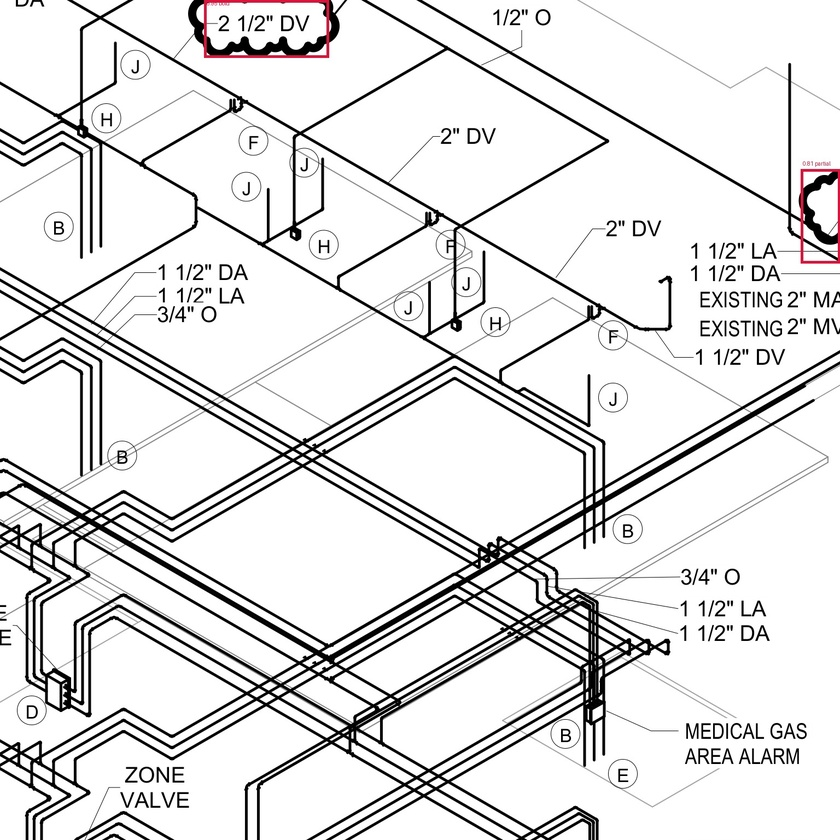
#> input picture CloudHammer/data/api_cloud_review/260219_-_VA_Biloxi_Rev_4_Plumbing_1_bed93137_p0004_m091.jpg, 840 x 840 px, shrunk from 1536 x 1536 before the run
$ python -i mask_lines.py   (imports and definitions only)
#> lines starting #> are read from the running program, lines starting #| are printed output that depends on the picture; after the words box and inside, x2 and y2 are one past the last pixel; in counts of white or black regions, pixels touching at a corner belong together
"""Stage 2: mask long straight lines via morphological extraction.

Cloud scallops are arcs all the way around — there's no straight run longer
than a couple of pixels between adjacent scallops. So we can aggressively
mask any long straight horizontal/vertical line without touching cloud
geometry.

We use morphological erosion with long horizontal and vertical kernels.
Pixels that survive a horizontal-kernel erosion belong to a horizontal line
of at least kernel-length pixels; same logic for vertical. This is O(image)
instead of Hough's O(thousands_of_segments_squared) and gives us a clean
binary mask of "structural framework" without ever enumerating segments.

Diagonal walls/lines aren't covered by this v1 — most architectural
framework is axis-aligned, and diagonals are also less likely to confuse
the cloud scallop detector (scallops aren't diagonal). We can add a
rotated-kernel pass later if needed.
"""
from __future__ import annotations

import cv2
import numpy as np

# Tunables (300 DPI baseline). Lines shorter than these get IGNORED — survive into the next stage.
MIN_LINE_LEN_INDEX = 60        # px; shorter is fine, index has lots of small lines
MIN_LINE_LEN_DRAWING = 80      # px; drawings have more structure, slightly longer floor
MIN_LINE_LEN_LONG = 250        # px; "very long" lines (borders, section dividers) always masked
DILATE_LINE_MASK = 2           # px; expand the structural mask slightly so we kill anti-aliasing fringe
CLOSE_AFTER_KERNEL = 3         # px; bridge tiny cloud-arc gaps where a line was crossed


def _extract_axis_lines(binary: np.ndarray, min_length: int, axis: str) -> np.ndarray:
    """Return a binary mask of pixels belonging to axis-aligned lines >= min_length.

    `binary` is an inverted binary (foreground/ink = white).
    `axis` is 'h' or 'v'.
    """
    if axis == "h":
        kernel = cv2.getStructuringElement(cv2.MORPH_RECT, (min_length, 1))
    elif axis == "v":
        kernel = cv2.getStructuringElement(cv2.MORPH_RECT, (1, min_length))
    else:
        raise ValueError(f"axis must be 'h' or 'v', got {axis!r}")

    eroded = cv2.erode(binary, kernel, iterations=1)
    # dilate back up to recover full line thickness
    dilated = cv2.dilate(eroded, kernel, iterations=1)
    return dilated


def mask_lines(
    gray: np.ndarray,
    page_kind: str = "drawing",
) -> tuple[np.ndarray, np.ndarray, dict]:
    """Mask long horizontal/vertical lines on `gray`. Returns (cleaned_gray, line_mask, stats).

    `line_mask` is the binary mask of pixels we removed (useful for overlays).
    `stats` is a small dict with diagnostics.
    """
#> called with page_kind = 'drawing'
    _, binary = cv2.threshold(gray, 200, 255, cv2.THRESH_BINARY_INV)
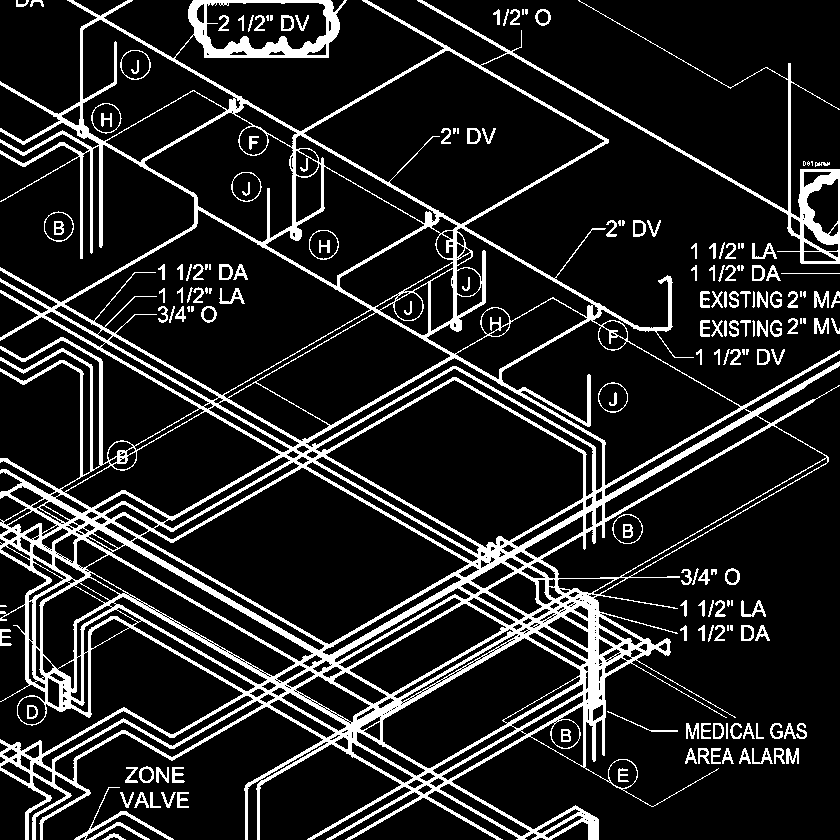
#> binary: shape (840, 840); 13.8% white; 175 white regions (32 under 20 px), largest, box (x1, y1, x2, y2) and area: (0, 0, 840, 840) 84955, (74, 787, 174, 840) 451, (87, 822, 150, 840) 223

    min_len = MIN_LINE_LEN_INDEX if page_kind == "index" else MIN_LINE_LEN_DRAWING

    h_lines = _extract_axis_lines(binary, min_len, "h")
    v_lines = _extract_axis_lines(binary, min_len, "v")
#> call 2 of _extract_axis_lines, with min_length = 80, axis = 'v'
#> in _extract_axis_lines (call 2), `dilated = cv2.dilate(eroded, kernel, iterations=1)`:
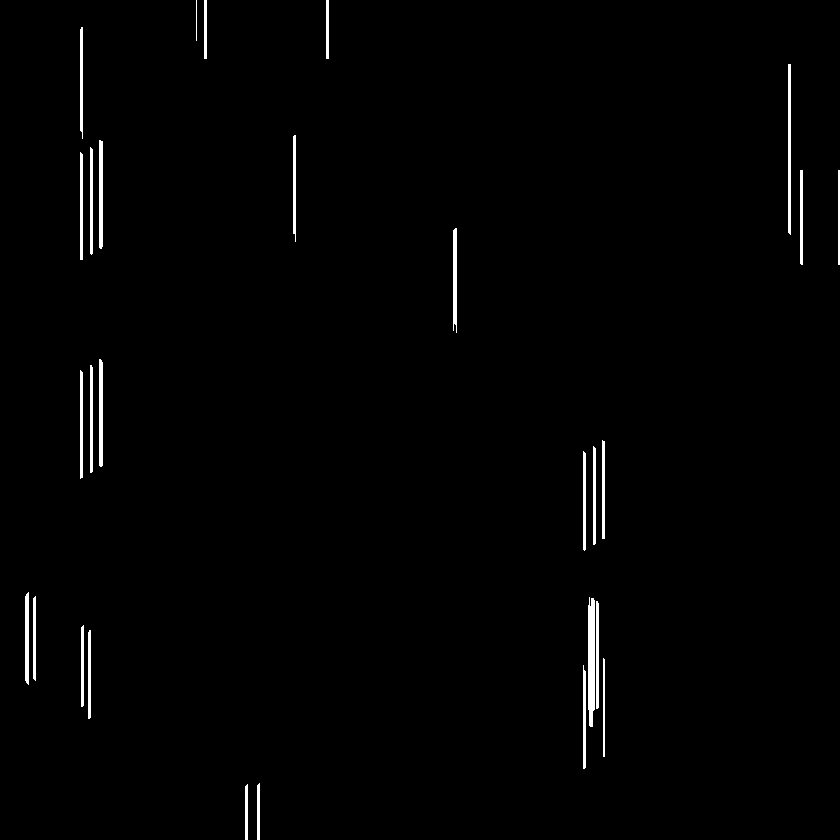
#> dilated: shape (840, 840); 1.2% white; 28 white regions, largest, box (x1, y1, x2, y2) and area: (588, 597, 595, 727) 836, (788, 64, 791, 235) 510, (99, 140, 103, 249) 431
    long_h = _extract_axis_lines(binary, MIN_LINE_LEN_LONG, "h")
    long_v = _extract_axis_lines(binary, MIN_LINE_LEN_LONG, "v")
    line_mask = cv2.bitwise_or(cv2.bitwise_or(h_lines, v_lines), cv2.bitwise_or(long_h, long_v))
#> line_mask: shape (840, 840); 1.4% white; 27 white regions, largest, box (x1, y1, x2, y2) and area: (193, 0, 334, 59) 1382, (588, 597, 595, 727) 836, (778, 170, 840, 265) 531

    if DILATE_LINE_MASK > 0:
        kernel = cv2.getStructuringElement(cv2.MORPH_RECT, (DILATE_LINE_MASK * 2 + 1,) * 2)
        line_mask = cv2.dilate(line_mask, kernel, iterations=1)
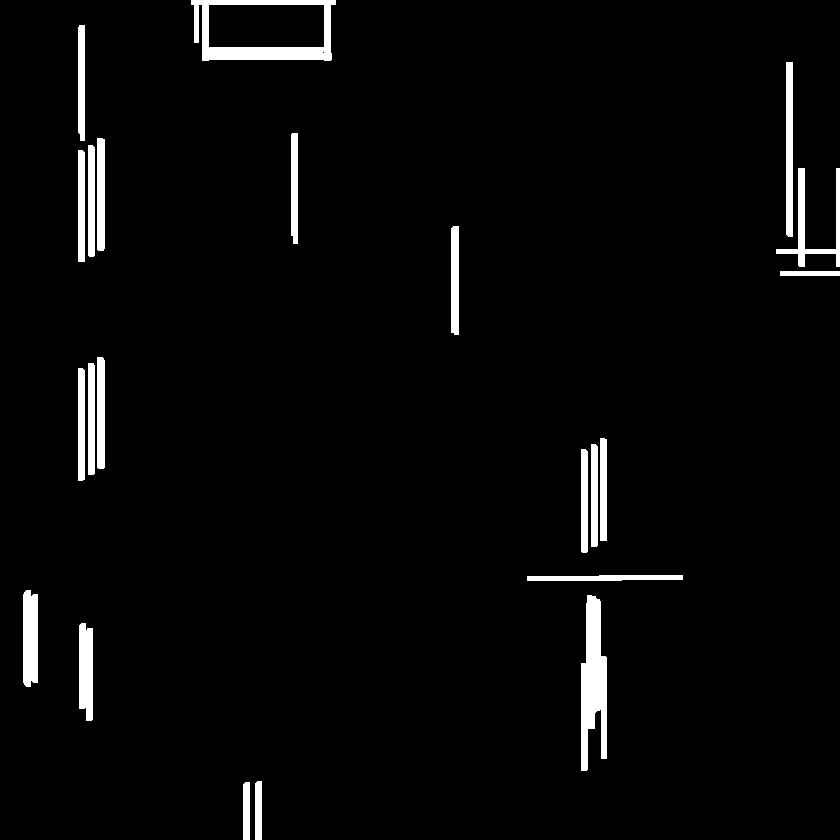
#> line_mask: shape (840, 840); 3.2% white; 22 white regions, largest, box (x1, y1, x2, y2) and area: (191, 0, 336, 61) 3200, (581, 595, 607, 771) 3111, (23, 590, 38, 687) 1379

    cleaned = gray.copy()
    cleaned[line_mask > 0] = 255
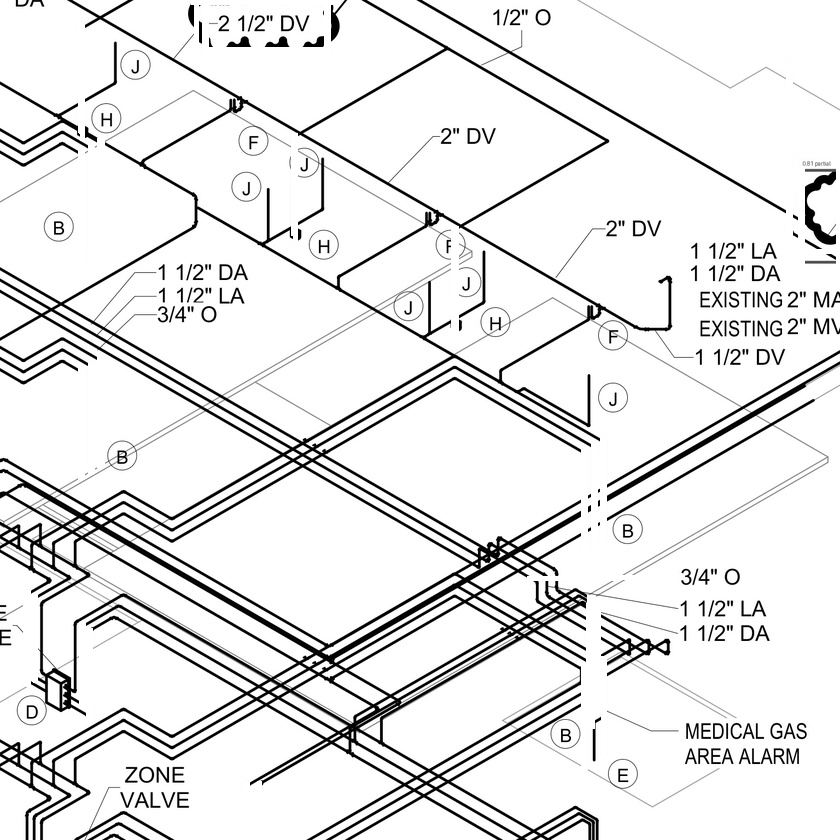
#> cleaned: shape (840, 840); min 0, max 255, mean 230.6

    if CLOSE_AFTER_KERNEL > 0:
        # Bridge tiny gaps in cloud arcs where a structural line crossed them.
        binary_after = cv2.threshold(cleaned, 200, 255, cv2.THRESH_BINARY_INV)[1]
#> binary_after: shape (840, 840); 12% white; 227 white regions (52 under 20 px), largest, box (x1, y1, x2, y2) and area: (0, 0, 840, 840) 64673, (601, 612, 736, 718) 1440, (805, 169, 836, 245) 941
        kernel = cv2.getStructuringElement(cv2.MORPH_RECT, (CLOSE_AFTER_KERNEL,) * 2)
        closed = cv2.morphologyEx(binary_after, cv2.MORPH_CLOSE, kernel, iterations=1)
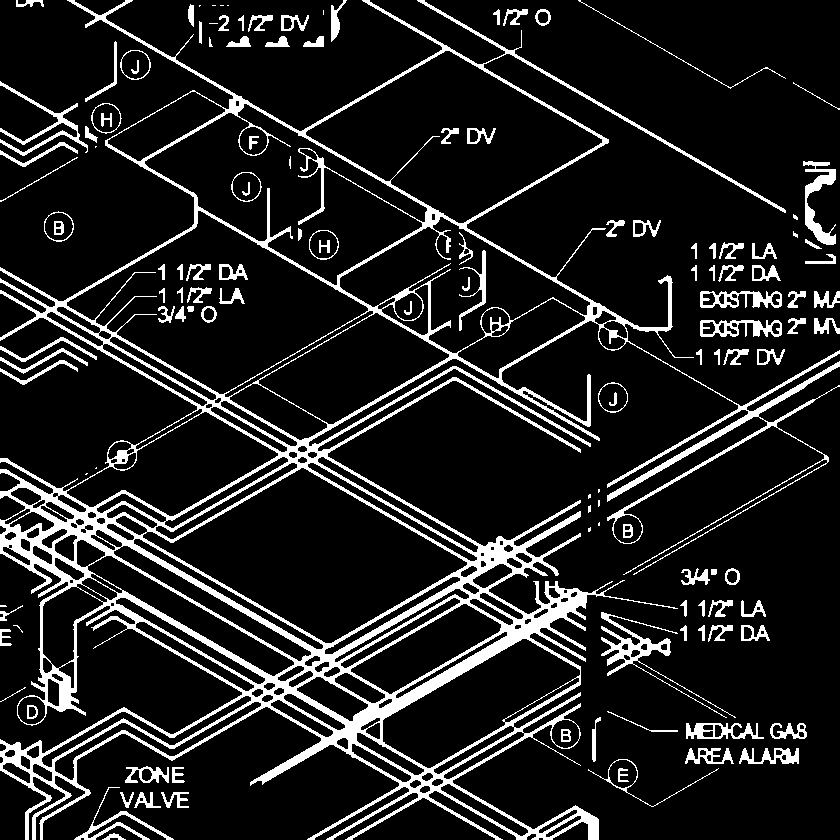
#> closed: shape (840, 840); 12.6% white; 134 white regions (18 under 20 px), largest, box (x1, y1, x2, y2) and area: (0, 0, 840, 840) 67851, (601, 612, 736, 718) 1524, (803, 161, 836, 245) 1056
        cleaned = 255 - closed

    coverage_pct = float(np.mean(line_mask > 0)) * 100.0
#> coverage_pct = 3.25
    stats = {
        "page_kind": page_kind,
        "min_line_length": int(min_len),
        "min_long_length": int(MIN_LINE_LEN_LONG),
        "line_mask_coverage_pct": coverage_pct,
    }
#> stats = {'page_kind': 'drawing', 'min_line_length': 80, 'min_long_length': 250, 'line_mask_coverage_pct': 3.25}
    return cleaned, line_mask, stats


# [9 lines left out: function overlay_line_mask, not called in this run]

>>> import cv2
>>> picture = cv2.imread('../../../CloudHammer/data/api_cloud_review/260219_-_VA_Biloxi_Rev_4_Plumbing_1_bed93137_p0004_m091.jpg', cv2.IMREAD_GRAYSCALE)
>>> result = mask_lines(picture)

$ run again, on CloudHammer/data/api_cloud_review/260313_-_VA_Biloxi_Rev_3_ff19da68_p0182_m008.jpg
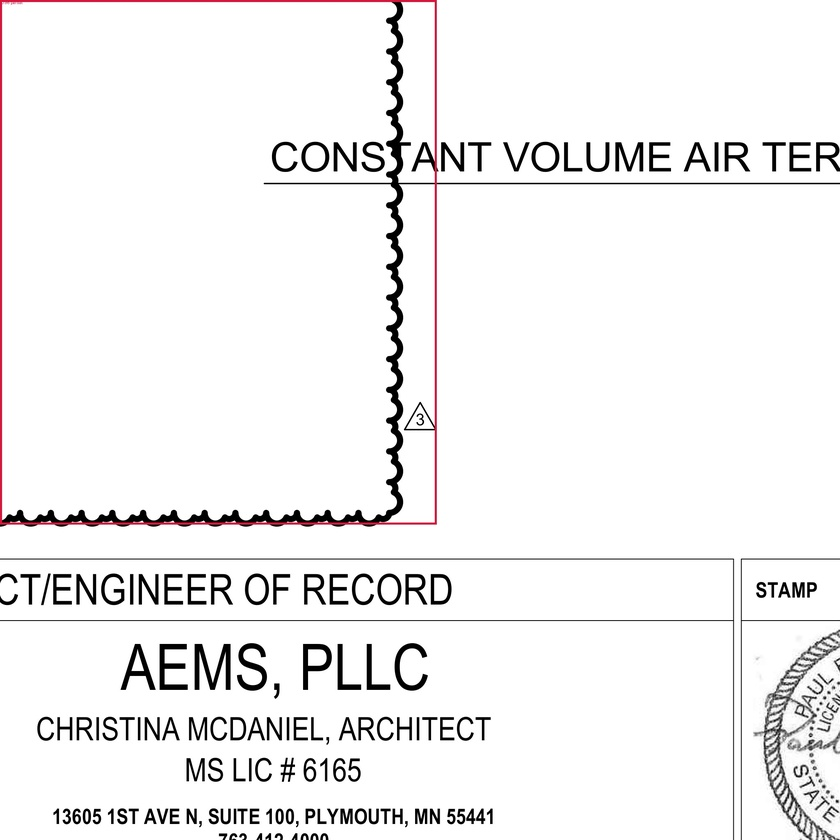
#> input picture CloudHammer/data/api_cloud_review/260313_-_VA_Biloxi_Rev_3_ff19da68_p0182_m008.jpg, 840 x 840 px, shrunk from 2048 x 2048 before the run
#> in mask_lines, `_, binary = cv2.threshold(gray, 200, 255, cv2.THRESH_BINARY_INV)`:
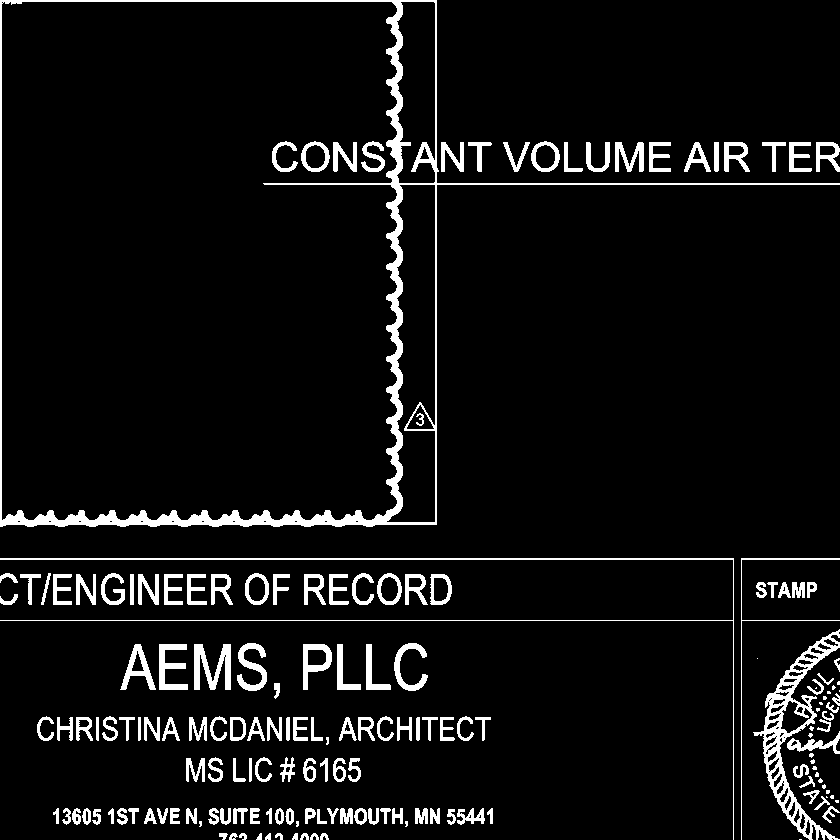
#> binary: shape (840, 840); 6.6% white; 174 white regions (25 under 20 px), largest, box (x1, y1, x2, y2) and area: (0, 0, 840, 527) 13119, (753, 629, 840, 840) 3519, (0, 558, 734, 840) 2481
#> eroded: shape (840, 840); 0.8% white in thin lines or dots, all inside (x1, y1, x2, y2) = (0, 0, 840, 621)
#> eroded: shape (840, 840); 0.34% white; 4 white regions, box (x1, y1, x2, y2) and area: (0, 0, 2, 488) 976, (435, 0, 437, 486) 972, (733, 598, 734, 840) 242, (741, 598, 742, 840) 242
#> dilated: shape (840, 840); 0.38% white; 4 white regions, box (x1, y1, x2, y2) and area: (0, 0, 2, 528) 1056, (435, 0, 437, 526) 1052, (733, 559, 734, 840) 281, (741, 559, 742, 840) 281
#> eroded: shape (840, 840); 0.27% white; 4 white regions, box (x1, y1, x2, y2) and area: (0, 0, 2, 403) 806, (435, 0, 437, 401) 802, (733, 683, 734, 840) 157, (741, 683, 742, 840) 157
#> binary_after: shape (840, 840); 5.2% white; 188 white regions (26 under 20 px), largest, box (x1, y1, x2, y2) and area: (753, 629, 840, 840) 3519, (375, 187, 403, 518) 2907, (386, 4, 411, 181) 1616
#> in mask_lines, `closed = cv2.morphologyEx(binary_after, cv2.MORPH_CLOSE, kernel, itera..`:
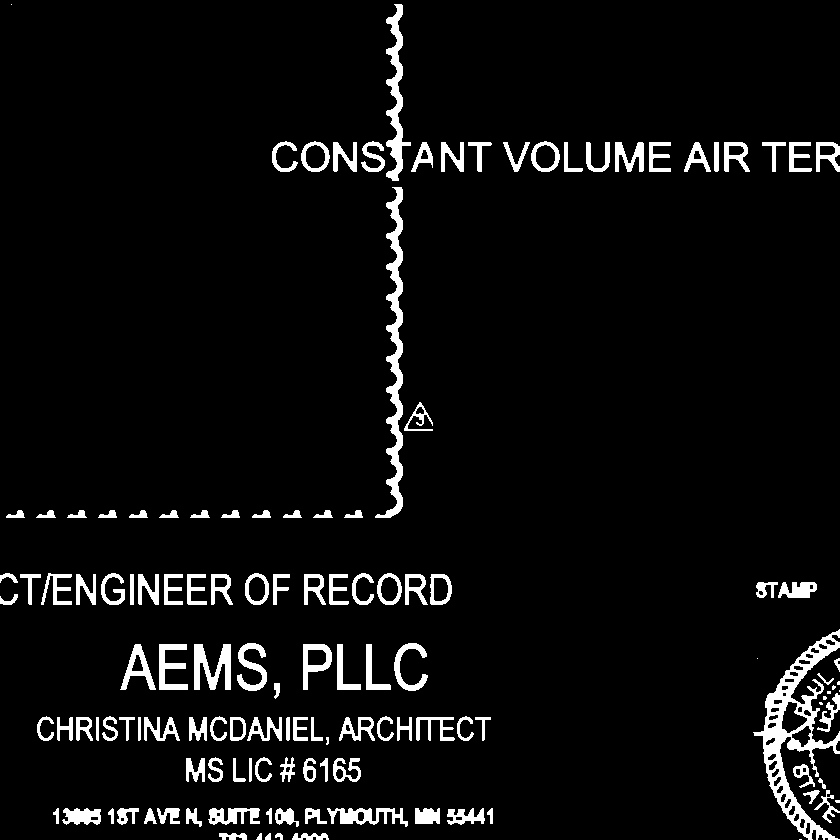
#> closed: shape (840, 840); 5.4% white; 133 white regions (10 under 20 px), largest, box (x1, y1, x2, y2) and area: (753, 629, 840, 840) 4682, (375, 187, 403, 518) 2928, (386, 4, 411, 181) 1632
#> coverage_pct = 3.71
#> stats = {'page_kind': 'drawing', 'min_line_length': 80, 'min_long_length': 250, 'line_mask_coverage_pct': 3.71}
